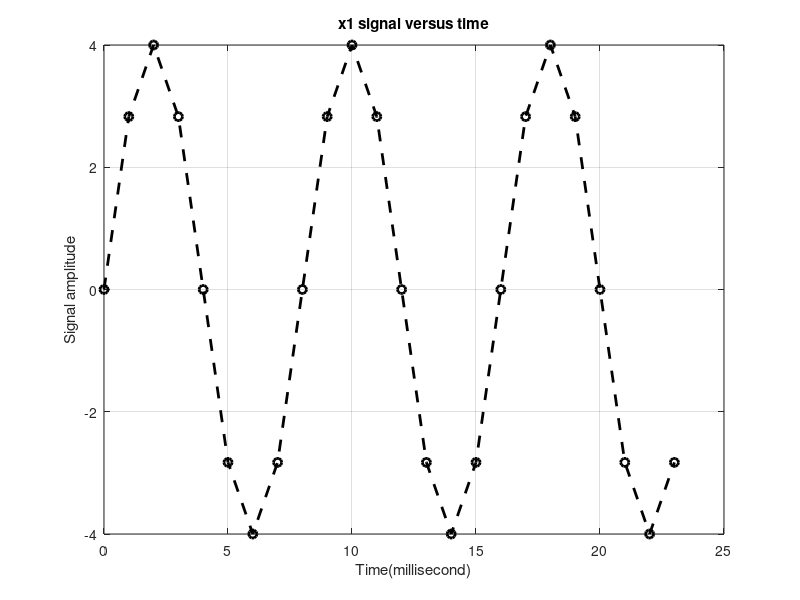
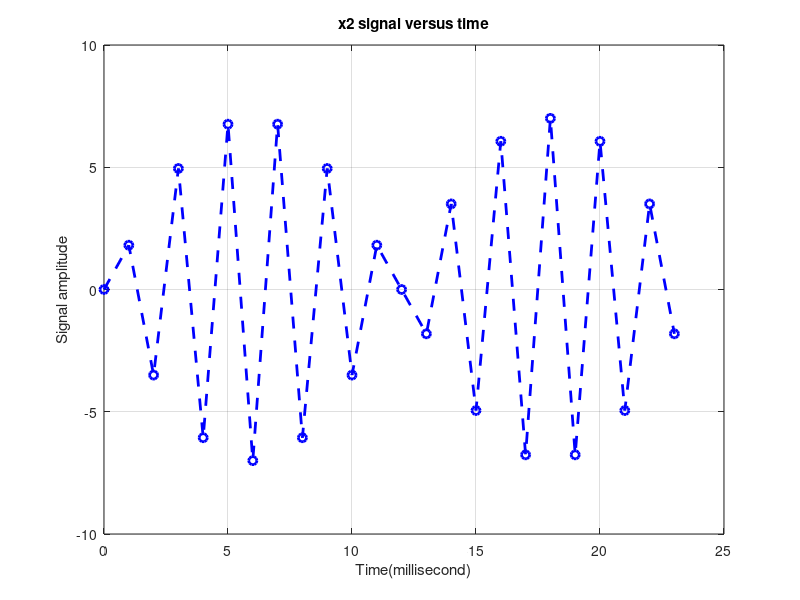
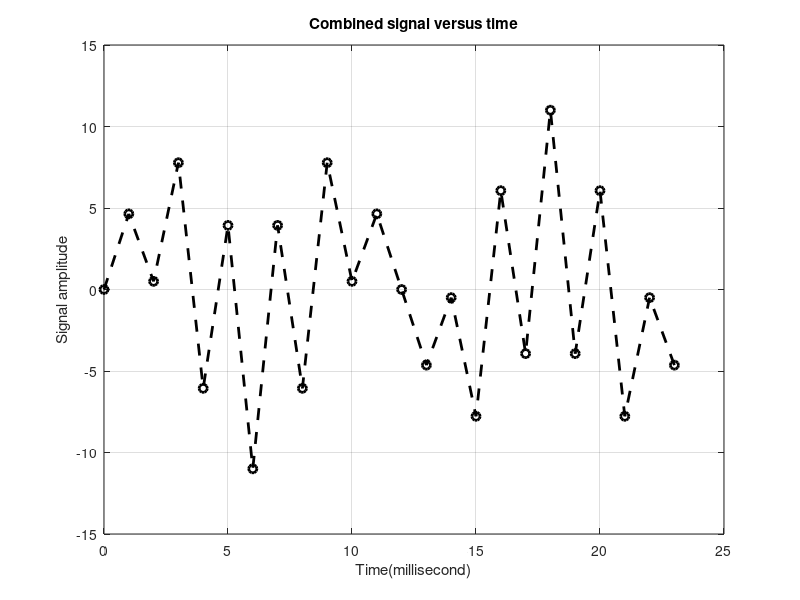

The MATLAB source for these figures, in order: (Note: this script raises an error after producing the figures.)

%% DFT Linearity Property: 
%% Time Domain Signal
clc;
clear;
close all;
Fs = 24000;     % Sampling frequency (24KHz)
Ts = 1/Fs;      % seconds
N = 24;
a = 4;
Fc_1 = 3000;
b = 7;
Fc_2 = 11000;
t = 0:N-1;

x1= a*sin(2*pi*Fc_1*t*Ts);
x2= b*sin(2*pi*Fc_2*t*Ts);
x_comb = x1 + x2;     

%% Plot All Time Domain Siglans:
figure(1)
plot(t,x1,'k--o','LineWidth',2)
grid on
xlabel('Time(millisecond)')
ylabel('Signal amplitude')
title('x1 signal versus time')

figure(2);
plot(t,x2,'b--o','LineWidth',2)
grid on
xlabel('Time(millisecond)')
ylabel('Signal amplitude')
title('x2 signal versus time')

figure(3)
plot(t,x_comb,'k--o','LineWidth',2)
grid on
xlabel('Time(millisecond)')
ylabel('Signal amplitude')
title('Combined signal versus time')

%% DFT of Signal x1:   
[~,X1_mag,~] = dft(x1, N);
%% DFT of Signal x2:    
[~,X2_mag,~] = dft(x2, N);
%% DFT of combined Signal:     
[~,X_comb_mag,~] = dft(x_comb, N);
%% Sum of the DFT values of x1 and x2:
DFT_Sum_mag = X1_mag + X2_mag;
%% Plot All DFTs:
figure(4)
subplot(2,1,1)
stem(t,X_comb_mag,'bo','LineWidth',2)
grid on
title('Magnitude of X-Comb-DFT')
xlabel('Frequency(KHz)')
ylabel('Magnitude')

subplot(2,1,2)
stem(t,DFT_Sum_mag,'ro','LineWidth',2)
grid on
title('Magnitude of DFT-SUM')
xlabel('Frequency(KHz)')
ylabel('Magnitude')

%% Verify DFT Linearity property: 
DFT_Linearity_error = max(abs(DFT_Sum_mag - X_comb_mag));
if DFT_Linearity_error < 1e-10
   disp('Linearity property of DFT is proved'); 
end
